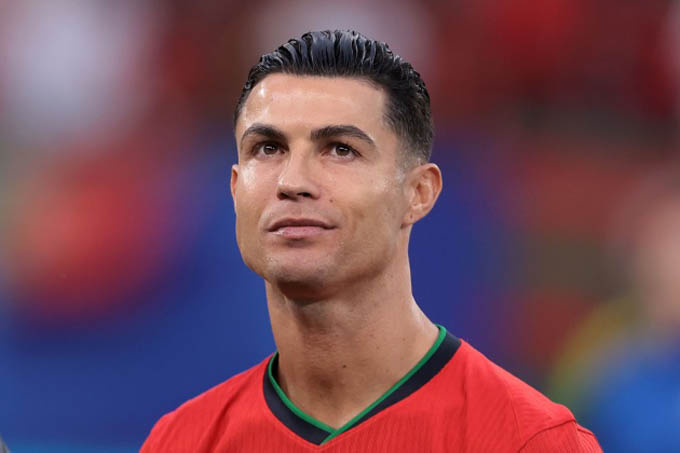
#> input picture img/ronaldo.jpg, 680 x 453 px, found by its file name
$ python khu_nhieu_anh.py
#> lines starting #> are read from the running program, lines starting #| are printed output that depends on the picture
import cv2
import numpy as np
import os
from matplotlib import pyplot as plt

#Đặt biến đường dẫn tới ảnh
path = r'N:\B2_CSXLAS\img\ronaldo.jpg'

# 1. Đọc ảnh đầu vào
image = cv2.imread(path, cv2.IMREAD_GRAYSCALE)
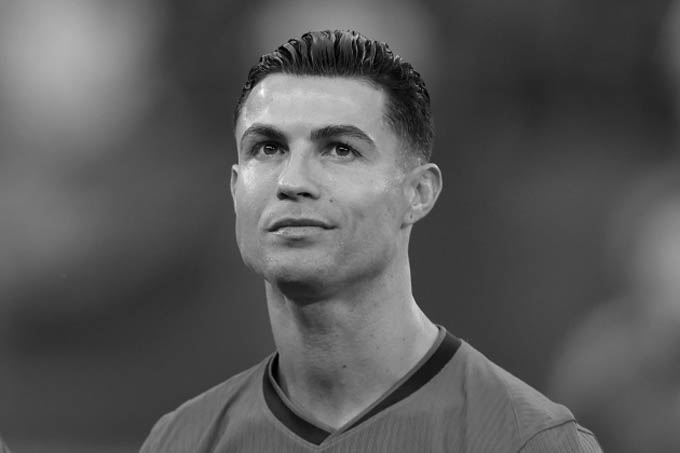
#> image: shape (453, 680); min 0, max 255, mean 88

# 2. Thêm nhiễu muối và tiêu vào ảnh
def add_salt_and_pepper_noise(image, prob):
#> called with prob = 0.05
    noisy_image = image.copy()
    total_pixels = image.size
#> total_pixels = 308040
    num_salt = int(prob * total_pixels / 2)
#> num_salt = 7701
    num_pepper = int(prob * total_pixels / 2)
#> num_pepper = 7701

    # Tạo nhiễu muối (điểm trắng)
    coords_salt = [np.random.randint(0, i - 1, num_salt) for i in image.shape]
    noisy_image[coords_salt[0], coords_salt[1]] = 255

    # Tạo nhiễu tiêu (điểm đen)
    coords_pepper = [np.random.randint(0, i - 1, num_pepper) for i in image.shape]
    noisy_image[coords_pepper[0], coords_pepper[1]] = 0
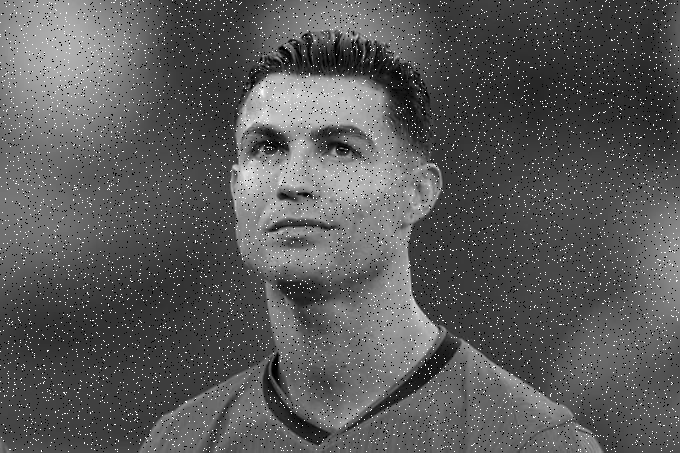
#> noisy_image: shape (453, 680); min 0, max 255, mean 89.8

    return noisy_image

noisy_image = add_salt_and_pepper_noise(image, prob=0.05)

# 3. Áp dụng bộ lọc trung vị
denoised_image = cv2.medianBlur(noisy_image, ksize=3)

# 4. Hiển thị ảnh
plt.figure(figsize=(10, 5))
plt.subplot(1, 3, 1)
plt.title("Ảnh gốc")
plt.imshow(image, cmap='gray')
plt.axis('off')

plt.subplot(1, 3, 2)
plt.title("Ảnh có nhiễu")
plt.imshow(noisy_image, cmap='gray')
plt.axis('off')

plt.subplot(1, 3, 3)
plt.title("Ảnh đã khử nhiễu")
plt.imshow(denoised_image, cmap='gray')
plt.axis('off')

plt.tight_layout()
plt.show()
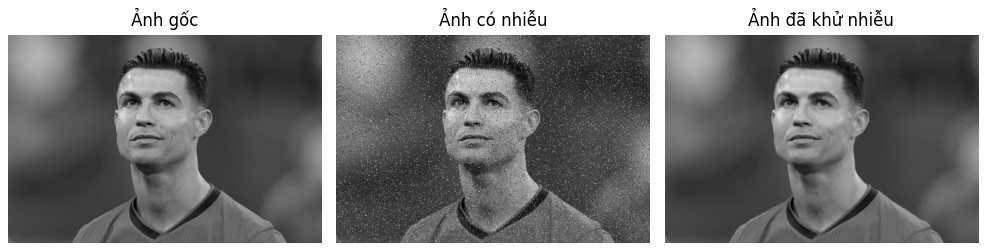
#> figure drawn by matplotlib, 3 panels


# 5. Lưu ảnh vào thư mục "output_images"
output_dir = "output_images"
if not os.path.exists(output_dir):
    os.makedirs(output_dir)

cv2.imwrite(os.path.join(output_dir, 'original_image.jpg'), image)
cv2.imwrite(os.path.join(output_dir, 'noisy_image.jpg'), noisy_image)
cv2.imwrite(os.path.join(output_dir, 'denoised_image.jpg'), denoised_image)

print(f"Đã lưu ảnh vào thư mục: {output_dir}")
